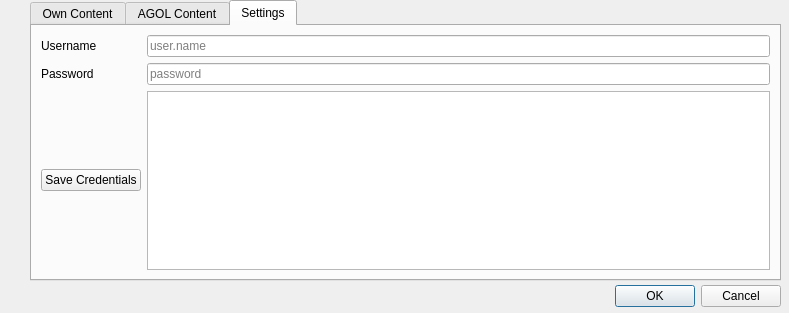
<?xml version="1.0" encoding="UTF-8"?>
<ui version="4.0">
 <class>QarcConnectQDialog</class>
 <widget class="QDialog" name="QarcConnectQDialog">
  <property name="geometry">
   <rect>
    <x>0</x>
    <y>0</y>
    <width>789</width>
    <height>313</height>
   </rect>
  </property>
  <property name="windowTitle">
   <string>QGIS to ArcGIS Connector</string>
  </property>
  <widget class="QDialogButtonBox" name="buttonBox">
   <property name="geometry">
    <rect>
     <x>440</x>
     <y>280</y>
     <width>341</width>
     <height>32</height>
    </rect>
   </property>
   <property name="orientation">
    <enum>Qt::Orientation::Horizontal</enum>
   </property>
   <property name="standardButtons">
    <set>QDialogButtonBox::StandardButton::Cancel|QDialogButtonBox::StandardButton::Ok</set>
   </property>
  </widget>
  <widget class="QTabWidget" name="tabWidget">
   <property name="geometry">
    <rect>
     <x>30</x>
     <y>0</y>
     <width>751</width>
     <height>281</height>
    </rect>
   </property>
   <property name="currentIndex">
    <number>2</number>
   </property>
   <widget class="QWidget" name="tab">
    <attribute name="title">
     <string>Own Content</string>
    </attribute>
    <widget class="QPushButton" name="loginButton">
     <property name="geometry">
      <rect>
       <x>10</x>
       <y>230</y>
       <width>75</width>
       <height>24</height>
      </rect>
     </property>
     <property name="text">
      <string>Login</string>
     </property>
    </widget>
    <widget class="QListWidget" name="itemListWidget">
     <property name="geometry">
      <rect>
       <x>10</x>
       <y>0</y>
       <width>731</width>
       <height>221</height>
      </rect>
     </property>
     <item>
      <property name="text">
       <string>New Item</string>
      </property>
     </item>
    </widget>
   </widget>
   <widget class="QWidget" name="agolContent">
    <attribute name="title">
     <string>AGOL Content</string>
    </attribute>
    <widget class="QListWidget" name="SearchitemListWidget">
     <property name="geometry">
      <rect>
       <x>10</x>
       <y>40</y>
       <width>731</width>
       <height>181</height>
      </rect>
     </property>
     <item>
      <property name="text">
       <string>New Item</string>
      </property>
     </item>
    </widget>
    <widget class="QLineEdit" name="SearchTextlineEdit">
     <property name="geometry">
      <rect>
       <x>10</x>
       <y>10</y>
       <width>281</width>
       <height>22</height>
      </rect>
     </property>
    </widget>
    <widget class="QPushButton" name="pushButtonSearch">
     <property name="geometry">
      <rect>
       <x>310</x>
       <y>10</y>
       <width>75</width>
       <height>24</height>
      </rect>
     </property>
     <property name="text">
      <string>Search</string>
     </property>
    </widget>
   </widget>
   <widget class="QWidget" name="settings">
    <attribute name="title">
     <string>Settings</string>
    </attribute>
    <layout class="QGridLayout" name="gridLayout">
     <item row="1" column="1">
      <widget class="QLineEdit" name="passwordLineEdit">
       <property name="echoMode">
        <enum>QLineEdit::EchoMode::Password</enum>
       </property>
       <property name="placeholderText">
        <string>password</string>
       </property>
      </widget>
     </item>
     <item row="1" column="0">
      <widget class="QLabel" name="label_2">
       <property name="text">
        <string>Password</string>
       </property>
      </widget>
     </item>
     <item row="0" column="1">
      <widget class="QLineEdit" name="usernameLineEdit">
       <property name="placeholderText">
        <string>user.name</string>
       </property>
      </widget>
     </item>
     <item row="0" column="0">
      <widget class="QLabel" name="label">
       <property name="text">
        <string>Username</string>
       </property>
      </widget>
     </item>
     <item row="2" column="0">
      <widget class="QPushButton" name="saveCredsPushButton">
       <property name="text">
        <string>Save Credentials</string>
       </property>
      </widget>
     </item>
     <item row="2" column="1">
      <widget class="QTextBrowser" name="tokenViewer"/>
     </item>
    </layout>
   </widget>
  </widget>
 </widget>
 <resources/>
 <connections>
  <connection>
   <sender>buttonBox</sender>
   <signal>accepted()</signal>
   <receiver>QarcConnectQDialog</receiver>
   <slot>accept()</slot>
   <hints>
    <hint type="sourcelabel">
     <x>248</x>
     <y>254</y>
    </hint>
    <hint type="destinationlabel">
     <x>157</x>
     <y>274</y>
    </hint>
   </hints>
  </connection>
  <connection>
   <sender>buttonBox</sender>
   <signal>rejected()</signal>
   <receiver>QarcConnectQDialog</receiver>
   <slot>reject()</slot>
   <hints>
    <hint type="sourcelabel">
     <x>316</x>
     <y>260</y>
    </hint>
    <hint type="destinationlabel">
     <x>286</x>
     <y>274</y>
    </hint>
   </hints>
  </connection>
 </connections>
</ui>
